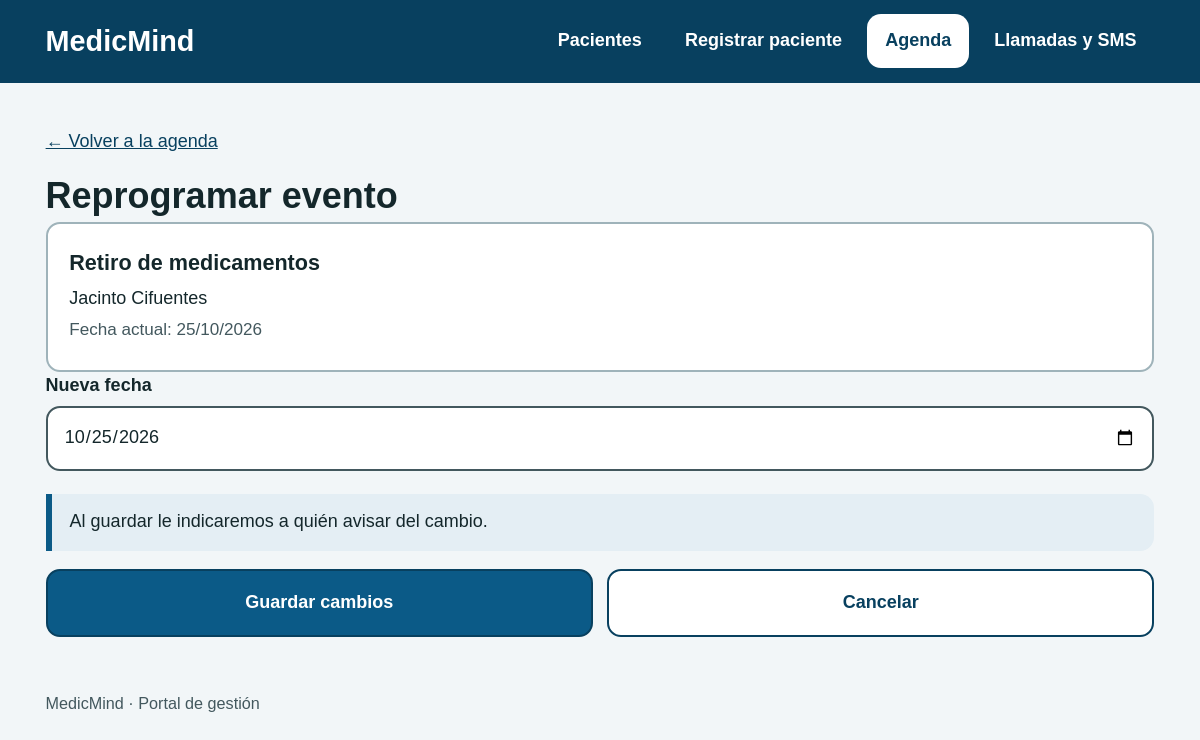
The page /eventos/1/reprogramar/ on the database its author committed.
### Medicmind/models.py (models this page shows, shortened)
class Evento(models.Model):
    TIPOS = [
        ('CITA', 'Cita médica'),
        ('RETIRO', 'Retiro de medicamentos'),
        ('RENOVACION', 'Renovación de receta'),
    ]
    ESTADOS_LLAMADA = [
        ('CONFIRMADO', 'Confirmado'),
        ('RECHAZADO', 'Rechazado'),
        ('SIN_RESPUESTA', 'Sin respuesta'),
    ]
    ESTADOS_RESPUESTA_SMS = [
        ('CONFIRMADO', 'Confirmado'),
        ('NO_CONFIRMADO', 'No confirmado'),
    ]
    ESTADOS = [
        ('PENDIENTE', 'Pendiente'),
        ('REALIZADA', 'Realizada'),
        ('CANCELADA', 'Cancelada'),
    ]
    tipo = models.CharField(max_length=20, choices=TIPOS)
    fecha = models.DateField()
    hora = models.TimeField(null=True, blank=True)
    estado = models.CharField(max_length=20, choices=ESTADOS, default='PENDIENTE')
    estado_llamada = models.CharField(
        max_length=20, choices=ESTADOS_LLAMADA, blank=True, default='',
    )
    detalle_llamada = models.TextField(blank=True, default='')
    estado_respuesta_sms = models.CharField(
        max_length=20, choices=ESTADOS_RESPUESTA_SMS, blank=True, default='',
    )
    vencimiento_respuesta_sms = models.DateTimeField(null=True, blank=True)
    intentos_llamada_sin_respuesta = models.PositiveSmallIntegerField(default=0)
    proximo_intento_llamada = models.DateTimeField(null=True, blank=True)
    vigencia_meses = models.PositiveSmallIntegerField(null=True, blank=True)
    adulto_mayor = models.ForeignKey(AdultoMayor, on_delete=models.CASCADE, related_name='eventos')
    receta = models.ForeignKey(Receta, on_delete=models.SET_NULL, null=True, blank=True, related_name='eventos')

class AdultoMayor(models.Model):
    DEPENCENCIA = [
        ('AUTONOMO', 'Autónomo'),
        ('PARCIAL', 'Dependiente Parcial'),
        ('COMPLETO', 'Dependiente Completo'),
    ]
    nombre = models.CharField(max_length=100)
    rut = models.CharField(max_length=12, unique=True)
    dependencia = models.CharField(max_length=20, choices=DEPENCENCIA)
    no_sabe_leer = models.BooleanField(default=False)
    cuidadores = models.ManyToManyField('CuidadorHogar', related_name='adultos_mayores', blank=True)

### Medicmind/views.py (the view, shortened to what this page needs)
# urls.py: path('eventos/<int:evento_id>/reprogramar/', views.reprogramar_evento, name='reprogramar_evento'),
def reprogramar_evento(request, evento_id):
    evento = get_object_or_404(Evento, id=evento_id)
    if evento.estado != 'PENDIENTE':
        messages.error(request, 'Solo se pueden reprogramar eventos pendientes.')
        return redirect('lista_eventos')
    if request.method != 'POST':
        return render(request, 'reprogramar_evento.html', {
            'evento': evento, 'errores': [],
        })

### Medicmind/templates/reprogramar_evento.html (shortened to what this page needs)
{% extends "base.html" %}
{% block contenido %}
<p><a href="{% url 'lista_eventos' %}">← Volver a la agenda</a></p>
<h1>Reprogramar evento</h1>
<div class="card"><h3>{{ evento.get_tipo_display }}</h3><p>{{ evento.adulto_mayor.nombre }}</p><p class="meta">Fecha actual: {{ evento.fecha|date:"d/m/Y" }}{% if evento.hora %} · {{ evento.hora|time:"H:i" }}{% endif %}</p></div>
<form method="post">
<div class="field"><label for="fecha">Nueva fecha</label><input id="fecha" name="fecha" type="date" value="{% if fecha_ingresada %}{{ fecha_ingresada }}{% else %}{{ evento.fecha|date:'Y-m-d' }}{% endif %}" required></div>
<div class="note">Al guardar le indicaremos a quién avisar del cambio.</div>
<div class="actions"><button class="btn primary" type="submit">Guardar cambios</button><a class="btn" href="{% url 'lista_eventos' %}">Cancelar</a></div>
</form>
{% endblock %}

### Medicmind/static/Medicmind/styles.css (style rules this page uses)
:root { --bg:#f2f6f8;--ink:#14272b;--muted:#43585e;--line:#9fb3ba;--primary:#0b5a87;--primary-d:#08405f;--ok:#17622f;--ok-bg:#e1f3e6;--warn:#6e4300;--warn-bg:#ffefcc;--bad:#a01d17;--bad-bg:#fde4e1;--r:14px }
* { box-sizing:border-box }
html { font-size:112.5% }
body { margin:0;background:var(--bg);color:var(--ink);font-family:"Atkinson Hyperlegible",Verdana,Tahoma,sans-serif;line-height:1.55 }
a { color:var(--primary-d) }
h1 { font-size:2rem;margin:.2rem 0 .3rem;line-height:1.2 }
h3 { margin:0 0 .3rem;font-size:1.2rem }
.meta { color:var(--muted);font-size:.95rem }
.card { background:#fff;border:2px solid var(--line);border-radius:var(--r);padding:1.2rem }
.card p { margin:.25rem 0 }
.btn { display:inline-flex;align-items:center;justify-content:center;gap:.5rem;min-height:3.8rem;padding:.6rem 1.4rem;border-radius:var(--r);border:2px solid var(--primary-d);background:#fff;color:var(--primary-d);font:inherit;font-weight:700;text-decoration:none;cursor:pointer }
.btn.primary { background:var(--primary);color:#fff }
.actions { display:flex;flex-wrap:wrap;gap:.8rem;margin-top:1rem }
.actions .btn { flex:1 1 12rem }
.field { margin-bottom:1.3rem }
label,legend { display:block;font-weight:700;margin-bottom:.35rem }
input,select,textarea { width:100%;min-height:3.6rem;padding:.5rem .9rem;font:inherit;color:var(--ink);background:#fff;border:2px solid var(--muted);border-radius:var(--r) }
.note { border-left:6px solid var(--primary);background:#e4eef4;padding:.8rem 1rem;border-radius:0 var(--r) var(--r) 0;margin:1rem 0 }

### rows shown on the page
Evento: tipo "Retiro de medicamentos", adulto_mayor.nombre "Jacinto Cifuentes", fecha "25/10/2026", fecha "10/25/2026"
